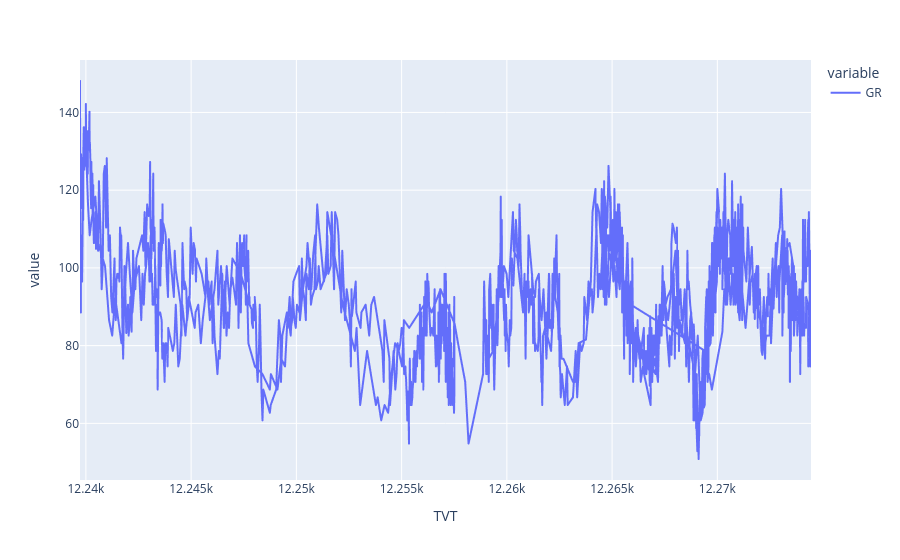

The notebook cell saved with this chart:
### Code cell
gr = well_data.loc[first_pred_idx:].set_index("TVT").GR
px.line(gr.dropna())

### Figure 1 — Plotly figure (JSON) as saved in the notebook; plotly's stock layout.template omitted (floating-point values rounded to 4 significant figures; data arrays with more than 128 entries replaced by an {"elided": "..."} marker saying what was removed)
{"data": [{"hovertemplate": "variable=GR<br>TVT=%{x}<br>value=%{y}<extra></extra>", "legendgroup": "GR", "line": {"color": "#636efa", "dash": "solid"}, "marker": {"symbol": "circle"}, "mode": "lines", "name": "GR", "showlegend": true, "type": "scattergl", "x": {"elided": "1630 float values"}, "xaxis": "x", "y": {"elided": "1630 float values"}, "yaxis": "y"}], "layout": {"legend": {"title": {"text": "variable"}, "tracegroupgap": 0}, "margin": {"t": 60}, "xaxis": {"anchor": "y", "domain": [0, 1], "title": {"text": "TVT"}}, "yaxis": {"anchor": "x", "domain": [0, 1], "title": {"text": "value"}}}}
